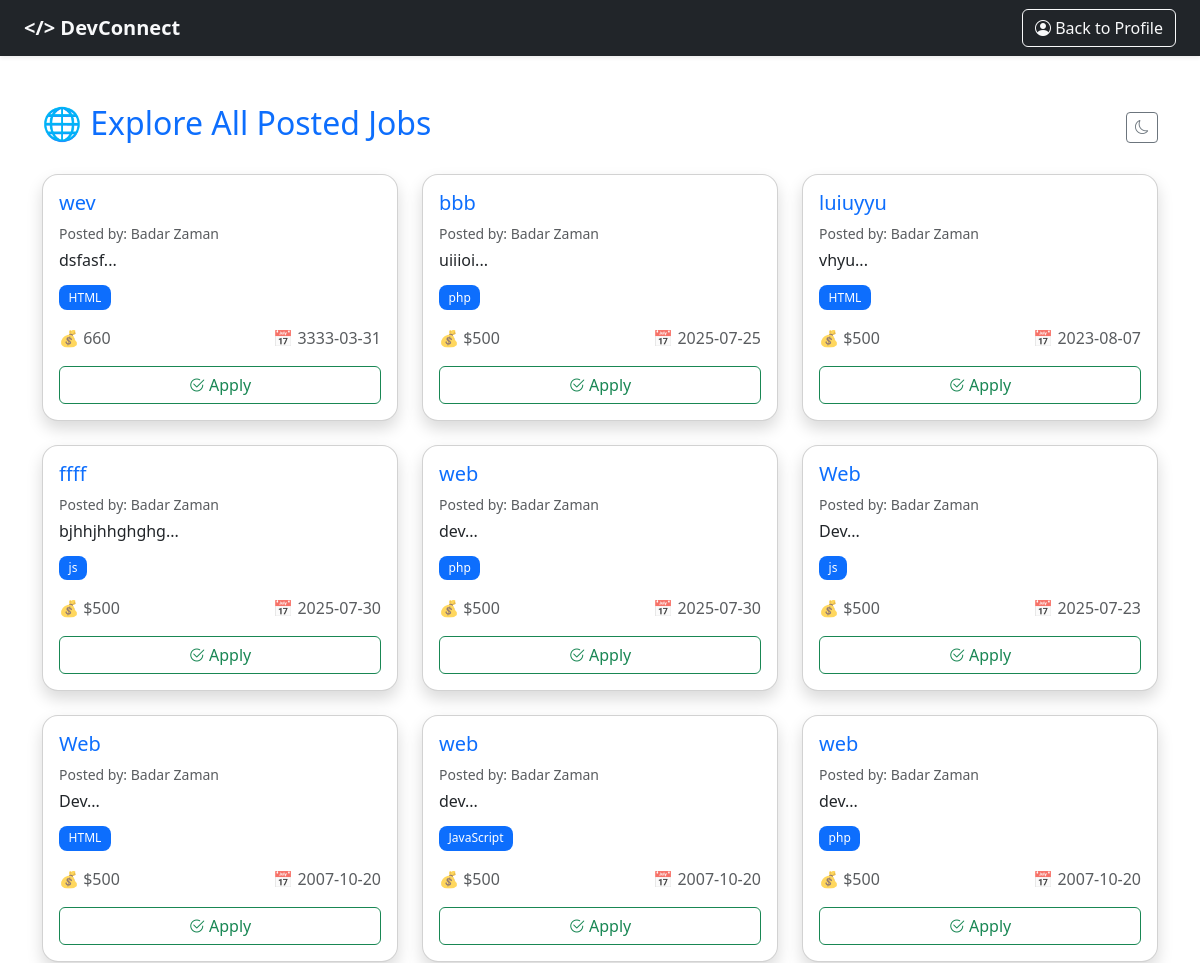
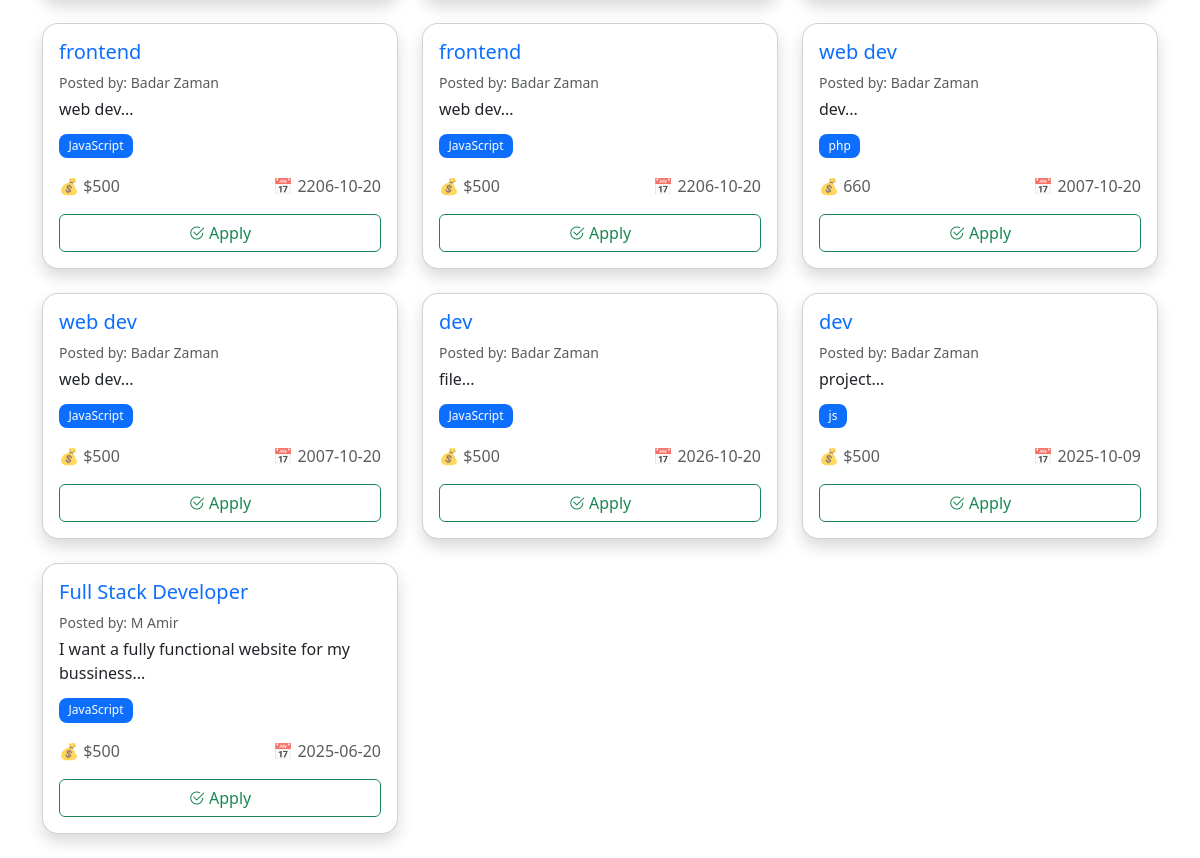
Page /explore.php (signed in) on the committed database (2 pictures, top to bottom).
### tables this page shows
CREATE TABLE `jobs` (
  `id` int(11) NOT NULL,
  `client_id` int(11) NOT NULL,
  `title` varchar(255) NOT NULL,
  `description` text NOT NULL,
  `skills` varchar(255) DEFAULT NULL,
  `budget` varchar(100) DEFAULT NULL,
  `deadline` date DEFAULT NULL,
  `created_at` datetime DEFAULT current_timestamp(),
  `admin_seen` tinyint(1) DEFAULT 0
);

CREATE TABLE `users` (
  `id` int(11) NOT NULL,
  `first_name` varchar(50) DEFAULT NULL,
  `last_name` varchar(50) DEFAULT NULL,
  `email` varchar(100) DEFAULT NULL,
  `contact` varchar(20) DEFAULT NULL,
  `dob` date DEFAULT NULL,
  `password` varchar(255) DEFAULT NULL,
  `user_type` enum('client','developer','admin') DEFAULT NULL,
  `profile_picture` varchar(255) DEFAULT NULL,
  `created_at` timestamp NOT NULL DEFAULT current_timestamp(),
  `skills` text DEFAULT NULL,
  `resume_file` varchar(255) DEFAULT NULL,
  `resume_path` varchar(255) DEFAULT NULL,
  `status` enum('active','frozen') DEFAULT 'active',
  `admin_seen` tinyint(1) DEFAULT 0
);

### explore.php (the view, shortened to what this page needs)
<?php
require_once 'includes/db.php';
$applied_jobs = [];
$stmt = $conn->prepare("SELECT jobs.*, users.first_name, users.last_name FROM jobs
                        JOIN users ON jobs.client_id = users.id
                        ORDER BY created_at DESC");
$stmt->execute();
$jobs = $stmt->get_result();
?>
<!DOCTYPE html>
<html lang="en">
<head>
  <link href="https://cdn.jsdelivr.net/npm/bootstrap@5.3.0/dist/css/bootstrap.min.css" rel="stylesheet">
  <link href="https://cdn.jsdelivr.net/npm/bootstrap-icons@1.10.5/font/bootstrap-icons.css" rel="stylesheet">
</head>
<body>
  <nav class="navbar navbar-expand-lg navbar-dark bg-dark px-4 py-2 shadow-sm">
    <a class="navbar-brand fw-bold text-light" href="index.php">
      &lt;/&gt; DevConnect
    </a>
    <div class="ms-auto">
      <a href="profile_developer.php" class="btn btn-outline-light">
        <i class="bi bi-person-circle"></i> Back to Profile
      </a>
    </div>
  </nav>
  <div class="container mt-5">
    <div class="d-flex justify-content-between align-items-center mb-4">
      <h2 class="text-primary">🌐 Explore All Posted Jobs</h2>
      <button onclick="toggleTheme()" class="btn btn-sm btn-outline-secondary">
        <i class="bi bi-moon"></i>
      </button>
    </div>
    <?php if ($jobs->num_rows === 0): ?>
      <div class="alert alert-info">No jobs have been posted yet.</div>
    <?php else: ?>
      <div class="row">
        <?php while ($job = $jobs->fetch_assoc()): ?>
          <div class="col-md-6 col-lg-4 mb-4">
            <div class="card shadow job-card h-100 p-3">
              <h5 class="text-primary"><?= htmlspecialchars($job['title']) ?></h5>
              <p class="text-muted mb-1 small">Posted by:
                <?= htmlspecialchars($job['first_name'] . ' ' . $job['last_name']) ?></p>
              <p class="mb-2"><?= nl2br(htmlspecialchars(substr($job['description'], 0, 120))) ?>...</p>
              <?php if (!empty($job['skills'])): ?>
                <div class="mb-2">
                  <?php
                  $skills = explode(',', $job['skills']);
                  foreach ($skills as $skill): ?>
                    <span class="tag"><?= htmlspecialchars(trim($skill)) ?></span>
                  <?php endforeach; ?>
                </div>
              <?php endif; ?>
              <div class="d-flex justify-content-between mt-2 mb-3">
                <span class="text-muted">💰 <?= htmlspecialchars($job['budget']) ?></span>
                <span class="text-muted">📅 <?= htmlspecialchars($job['deadline']) ?></span>
              </div>
              <?php if ($_SESSION['user_type'] === 'developer'): ?>
                <?php if (in_array($job['id'], $applied_jobs)): ?>
                  <button class="btn btn-outline-secondary w-100" disabled>✅ Applied</button>
                <?php else: ?>
                  <button class="btn btn-outline-success w-100 apply-btn" data-job-id="<?= $job['id'] ?>">
                    <i class="bi bi-check2-circle"></i> Apply
                  </button>
                <?php endif; ?>
              <?php endif; ?>
            </div>
          </div>
        <?php endwhile; ?>
      </div>
    <?php endif; ?>
  </div>
</body>
</html>

### explore.php (style rules this page uses)
.job-card { animation: fadeInUp 0.6s ease-in-out; border-radius: 1rem; }
.tag { display: inline-block; background: #0d6efd; color: white; font-size: 0.75rem; padding: 0.2rem 0.6rem; border-radius: 0.5rem; margin-right: 5px; margin-top: 5px; }

### rows in the picture
jobs: title "wev", users.first_name+last_name "Badar Zaman", description "dsfasf", skills "HTML", budget "660", deadline "3333-03-31"
jobs: title "bbb", users.first_name+last_name "Badar Zaman", description "uiiioi", skills "php", budget "$500", deadline "2025-07-25"
jobs: title "luiuyyu", users.first_name+last_name "Badar Zaman", description "vhyu", skills "HTML", budget "$500", deadline "2023-08-07"
jobs: title "ffff", users.first_name+last_name "Badar Zaman", description "bjhhjhhghghg", skills "js", budget "$500", deadline "2025-07-30"
jobs: title "web", users.first_name+last_name "Badar Zaman", description "dev", skills "php", budget "$500", deadline "2025-07-30"
jobs: title "Web", users.first_name+last_name "Badar Zaman", description "Dev", skills "js", budget "$500", deadline "2025-07-23"
jobs: title "Web", users.first_name+last_name "Badar Zaman", description "Dev", skills "HTML", budget "$500", deadline "2007-10-20"
jobs: title "web", users.first_name+last_name "Badar Zaman", description "dev", skills "JavaScript", budget "$500", deadline "2007-10-20"
jobs: title "web", users.first_name+last_name "Badar Zaman", description "dev", skills "php", budget "$500", deadline "2007-10-20"
jobs: title "frontend", users.first_name+last_name "Badar Zaman", description "web dev", skills "JavaScript", budget "$500", deadline "2206-10-20"
jobs: title "frontend", users.first_name+last_name "Badar Zaman", description "web dev", skills "JavaScript", budget "$500", deadline "2206-10-20"
jobs: title "web dev", users.first_name+last_name "Badar Zaman", description "dev", skills "php", budget "660", deadline "2007-10-20"
jobs: title "web dev", users.first_name+last_name "Badar Zaman", description "web dev", skills "JavaScript", budget "$500", deadline "2007-10-20"
jobs: title "dev", users.first_name+last_name "Badar Zaman", description "file", skills "JavaScript", budget "$500", deadline "2026-10-20"
jobs: title "dev", users.first_name+last_name "Badar Zaman", description "project", skills "js", budget "$500", deadline "2025-10-09"
jobs: title "Full Stack Developer", users.first_name+last_name "M Amir", description "I want a fully functional website for my bussiness", skills "JavaScript", budget "$500", deadline "2025-06-20"
